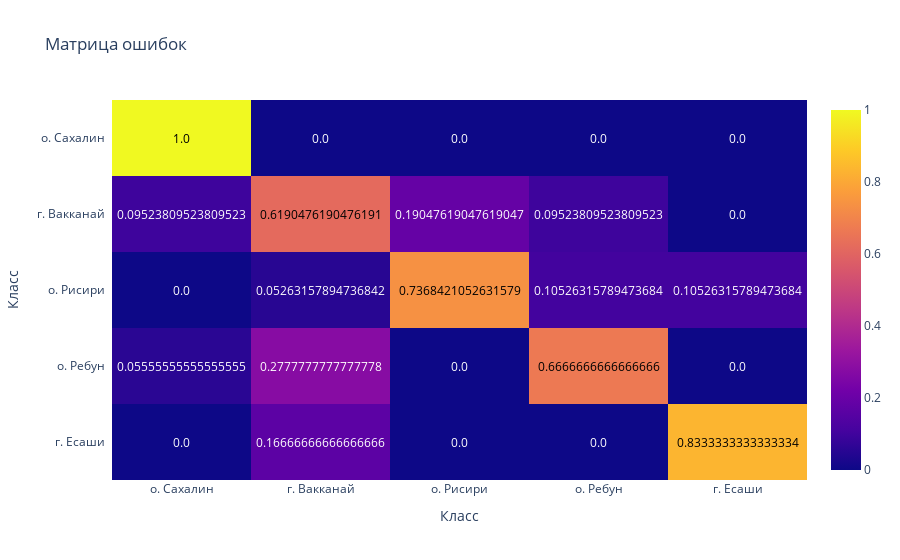

The code cell stored with this chart in its notebook:
### Code cell
territory_model.fit(X, territory['Территория'])
Image(report_model(territory_model, X, territory['Территория']))

### Figure 1 — Plotly figure (JSON) as saved in the notebook; plotly's stock layout.template omitted (floating-point values rounded to 4 significant figures)
{"data": [{"colorscale": [[0.0, "#0d0887"], [0.1111, "#46039f"], [0.2222, "#7201a8"], [0.3333, "#9c179e"], [0.4444, "#bd3786"], [0.5556, "#d8576b"], [0.6667, "#ed7953"], [0.7778, "#fb9f3a"], [0.8889, "#fdca26"], [1.0, "#f0f921"]], "reversescale": false, "showscale": true, "type": "heatmap", "x": ["о. Сахалин", "г. Вакканай", "о. Рисири", "о. Ребун", "г. Есаши"], "y": ["о. Сахалин", "г. Вакканай", "о. Рисири", "о. Ребун", "г. Есаши"], "z": [[1.0, 0.0, 0.0, 0.0, 0.0], [0.09524, 0.619, 0.1905, 0.09524, 0.0], [0.0, 0.05263, 0.7368, 0.1053, 0.1053], [0.05556, 0.2778, 0.0, 0.6667, 0.0], [0.0, 0.1667, 0.0, 0.0, 0.8333]]}], "layout": {"annotations": [{"font": {"color": "#000000"}, "showarrow": false, "text": "1.0", "x": "о. Сахалин", "xref": "x", "y": "о. Сахалин", "yref": "y"}, {"font": {"color": "#FFFFFF"}, "showarrow": false, "text": "0.0", "x": "г. Вакканай", "xref": "x", "y": "о. Сахалин", "yref": "y"}, {"font": {"color": "#FFFFFF"}, "showarrow": false, "text": "0.0", "x": "о. Рисири", "xref": "x", "y": "о. Сахалин", "yref": "y"}, {"font": {"color": "#FFFFFF"}, "showarrow": false, "text": "0.0", "x": "о. Ребун", "xref": "x", "y": "о. Сахалин", "yref": "y"}, {"font": {"color": "#FFFFFF"}, "showarrow": false, "text": "0.0", "x": "г. Есаши", "xref": "x", "y": "о. Сахалин", "yref": "y"}, {"font": {"color": "#FFFFFF"}, "showarrow": false, "text": "0.09523809523809523", "x": "о. Сахалин", "xref": "x", "y": "г. Вакканай", "yref": "y"}, {"font": {"color": "#000000"}, "showarrow": false, "text": "0.6190476190476191", "x": "г. Вакканай", "xref": "x", "y": "г. Вакканай", "yref": "y"}, {"font": {"color": "#FFFFFF"}, "showarrow": false, "text": "0.19047619047619047", "x": "о. Рисири", "xref": "x", "y": "г. Вакканай", "yref": "y"}, {"font": {"color": "#FFFFFF"}, "showarrow": false, "text": "0.09523809523809523", "x": "о. Ребун", "xref": "x", "y": "г. Вакканай", "yref": "y"}, {"font": {"color": "#FFFFFF"}, "showarrow": false, "text": "0.0", "x": "г. Есаши", "xref": "x", "y": "г. Вакканай", "yref": "y"}, {"font": {"color": "#FFFFFF"}, "showarrow": false, "text": "0.0", "x": "о. Сахалин", "xref": "x", "y": "о. Рисири", "yref": "y"}, {"font": {"color": "#FFFFFF"}, "showarrow": false, "text": "0.05263157894736842", "x": "г. Вакканай", "xref": "x", "y": "о. Рисири", "yref": "y"}, {"font": {"color": "#000000"}, "showarrow": false, "text": "0.7368421052631579", "x": "о. Рисири", "xref": "x", "y": "о. Рисири", "yref": "y"}, {"font": {"color": "#FFFFFF"}, "showarrow": false, "text": "0.10526315789473684", "x": "о. Ребун", "xref": "x", "y": "о. Рисири", "yref": "y"}, {"font": {"color": "#FFFFFF"}, "showarrow": false, "text": "0.10526315789473684", "x": "г. Есаши", "xref": "x", "y": "о. Рисири", "yref": "y"}, {"font": {"color": "#FFFFFF"}, "showarrow": false, "text": "0.05555555555555555", "x": "о. Сахалин", "xref": "x", "y": "о. Ребун", "yref": "y"}, {"font": {"color": "#FFFFFF"}, "showarrow": false, "text": "0.2777777777777778", "x": "г. Вакканай", "xref": "x", "y": "о. Ребун", "yref": "y"}, {"font": {"color": "#FFFFFF"}, "showarrow": false, "text": "0.0", "x": "о. Рисири", "xref": "x", "y": "о. Ребун", "yref": "y"}, {"font": {"color": "#000000"}, "showarrow": false, "text": "0.6666666666666666", "x": "о. Ребун", "xref": "x", "y": "о. Ребун", "yref": "y"}, {"font": {"color": "#FFFFFF"}, "showarrow": false, "text": "0.0", "x": "г. Есаши", "xref": "x", "y": "о. Ребун", "yref": "y"}, {"font": {"color": "#FFFFFF"}, "showarrow": false, "text": "0.0", "x": "о. Сахалин", "xref": "x", "y": "г. Есаши", "yref": "y"}, {"font": {"color": "#FFFFFF"}, "showarrow": false, "text": "0.16666666666666666", "x": "г. Вакканай", "xref": "x", "y": "г. Есаши", "yref": "y"}, {"font": {"color": "#FFFFFF"}, "showarrow": false, "text": "0.0", "x": "о. Рисири", "xref": "x", "y": "г. Есаши", "yref": "y"}, {"font": {"color": "#FFFFFF"}, "showarrow": false, "text": "0.0", "x": "о. Ребун", "xref": "x", "y": "г. Есаши", "yref": "y"}, {"font": {"color": "#000000"}, "showarrow": false, "text": "0.8333333333333334", "x": "г. Есаши", "xref": "x", "y": "г. Есаши", "yref": "y"}], "title": {"text": "Матрица ошибок"}, "xaxis": {"dtick": 1, "gridcolor": "rgb(0, 0, 0)", "side": "bottom", "ticks": "", "title": {"text": "Класс"}}, "yaxis": {"autorange": "reversed", "dtick": 1, "ticks": "", "ticksuffix": "  ", "title": {"text": "Класс"}}}}
